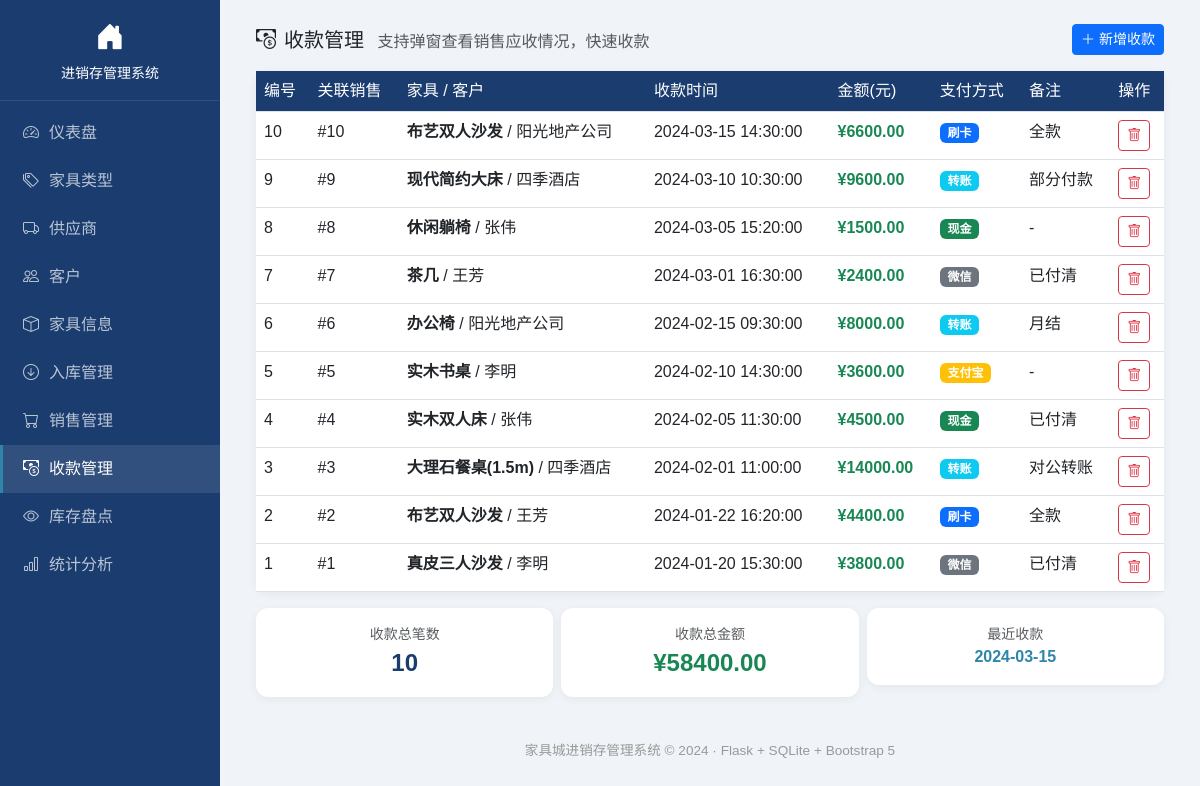
Page /receipts on the committed database.
### tables this page shows
CREATE TABLE Receipt (
            ReceiptID     INTEGER PRIMARY KEY AUTOINCREMENT,
            SaleID        INTEGER NOT NULL REFERENCES Sales(SaleID),
            ReceiptDate   TEXT NOT NULL DEFAULT (datetime('now','localtime')),
            Amount        REAL NOT NULL,
            PaymentMethod TEXT DEFAULT '现金',
            Remarks       TEXT
        );

CREATE TABLE Furniture (
            FurnitureID   INTEGER PRIMARY KEY AUTOINCREMENT,
            FurnitureName TEXT NOT NULL,
            CategoryID    INTEGER NOT NULL REFERENCES FurnitureCategory(CategoryID),
            SupplierID    INTEGER NOT NULL REFERENCES Supplier(SupplierID),
            UnitPrice     REAL NOT NULL,
            Stock         INTEGER NOT NULL DEFAULT 0,
            Description   TEXT
        );

CREATE TABLE Customer (
            CustomerID   INTEGER PRIMARY KEY AUTOINCREMENT,
            CustomerName TEXT NOT NULL,
            Phone        TEXT NOT NULL,
            Address      TEXT,
            Email        TEXT
        );

### app.py (the view)
@app.route("/receipts")
def list_receipts():
    conn = get_db()
    rows = conn.execute("""
        SELECT r.*, f.FurnitureName, c.CustomerName
        FROM Receipt r
        JOIN Sales s ON r.SaleID = s.SaleID
        JOIN Furniture f ON s.FurnitureID = f.FurnitureID
        JOIN Customer c ON s.CustomerID = c.CustomerID
        ORDER BY r.ReceiptID DESC
    """).fetchall()
    sales = conn.execute("""
        SELECT s.SaleID, f.FurnitureName, c.CustomerName,
               s.Quantity * s.UnitPrice AS TotalAmount,
               s.SaleDate
        FROM Sales s
        JOIN Furniture f ON s.FurnitureID = f.FurnitureID
        JOIN Customer c ON s.CustomerID = c.CustomerID
        ORDER BY s.SaleID
    """).fetchall()
    conn.close()
    return render_template("receipts.html", rows=rows, sales=sales)

### app.py (called while the page is built)
def get_db():
    conn = sqlite3.connect(DB_PATH)
    conn.row_factory = sqlite3.Row
    conn.execute("PRAGMA foreign_keys = ON")  # 启用外键约束
    return conn

### templates/receipts.html (shortened to what this page needs)
{% extends "base.html" %}
{% block content %}
<div class="d-flex justify-content-between align-items-center mb-3">
    <h5 class="mb-0"><i class="bi bi-cash-coin me-2"></i>收款管理
        <small class="text-muted fs-6 ms-2">支持弹窗查看销售应收情况，快速收款</small></h5>
    <button class="btn btn-primary btn-sm" data-bs-toggle="modal" data-bs-target="#addModal"><i class="bi bi-plus-lg"></i> 新增收款</button>
</div>
<div class="card"><div class="card-body p-0">
    <table class="table table-hover mb-0">
        <thead><tr>
            <th>编号</th><th>关联销售</th><th>家具 / 客户</th><th>收款时间</th>
            <th>金额(元)</th><th>支付方式</th><th>备注</th><th>操作</th>
        </tr></thead>
        <tbody>
            {% for r in rows %}
            <tr>
                <td>{{ r.ReceiptID }}</td><td>#{{ r.SaleID }}</td>
                <td><span class="fw-bold">{{ r.FurnitureName }}</span> / {{ r.CustomerName }}</td>
                <td>{{ r.ReceiptDate }}</td>
                <td class="fw-bold text-success">¥{{ "%.2f"|format(r.Amount) }}</td>
                <td>
                    {% set methods = {'现金':'success','刷卡':'primary','转账':'info','支付宝':'warning','微信':'secondary'} %}
                    {% set cls = methods.get(r.PaymentMethod, 'secondary') %}
                    <span class="badge bg-{{ cls }}">{{ r.PaymentMethod }}</span>
                </td>
                <td>{{ r.Remarks or '-' }}</td>
                <td><a href="/receipts/delete/{{ r.ReceiptID }}" class="btn btn-sm btn-outline-danger" onclick="return confirm('确定删除此收款记录？')"><i class="bi bi-trash"></i></a></td>
            </tr>
            {% endfor %}
        </tbody>
    </table>
</div></div>
<div class="row g-2 mt-2">
    <div class="col-md-4"><div class="card p-3 text-center">
        <div class="text-muted small">收款总笔数</div>
        <div class="fs-4 fw-bold" style="color:#1a3c6e;">{{ rows|length }}</div>
    </div></div>
    <div class="col-md-4"><div class="card p-3 text-center">
        <div class="text-muted small">收款总金额</div>
        <div class="fs-4 fw-bold text-success">¥{{ "%.2f"|format(rows|map(attribute='Amount')|sum) }}</div>
    </div></div>
    <div class="col-md-4"><div class="card p-3 text-center">
        <div class="text-muted small">最近收款</div>
        <div class="fs-6 fw-bold" style="color:#2e86ab;">{{ rows[0].ReceiptDate[:10] if rows else '-' }}</div>
    </div></div>
</div>
{% endblock %}

### templates/base.html (style rules this page uses)
body { background: #f0f4f8; font-family: "Microsoft YaHei", sans-serif; }
.card { border: none; border-radius: 12px; box-shadow: 0 2px 10px rgba(0,0,0,.06); }
.table th { background: #1a3c6e; color: #fff; font-weight: 500; white-space: nowrap; }

### rows in the picture
Receipt: ReceiptID "10", SaleID "10", FurnitureName "布艺双人沙发", CustomerName "阳光地产公司", ReceiptDate "2024-03-15 14:30:00", Amount "6600.00", PaymentMethod "刷卡", Remarks "全款", ReceiptDate "2024-03-15"
Receipt: ReceiptID "9", SaleID "9", FurnitureName "现代简约大床", CustomerName "四季酒店", ReceiptDate "2024-03-10 10:30:00", Amount "9600.00", PaymentMethod "转账", Remarks "部分付款"
Receipt: ReceiptID "8", SaleID "8", FurnitureName "休闲躺椅", CustomerName "张伟", ReceiptDate "2024-03-05 15:20:00", Amount "1500.00", PaymentMethod "现金", Remarks "-"
Receipt: ReceiptID "7", SaleID "7", FurnitureName "茶几", CustomerName "王芳", ReceiptDate "2024-03-01 16:30:00", Amount "2400.00", PaymentMethod "微信", Remarks "已付清"
Receipt: ReceiptID "6", SaleID "6", FurnitureName "办公椅", CustomerName "阳光地产公司", ReceiptDate "2024-02-15 09:30:00", Amount "8000.00", PaymentMethod "转账", Remarks "月结"
Receipt: ReceiptID "5", SaleID "5", FurnitureName "实木书桌", CustomerName "李明", ReceiptDate "2024-02-10 14:30:00", Amount "3600.00", PaymentMethod "支付宝", Remarks "-"
Receipt: ReceiptID "4", SaleID "4", FurnitureName "实木双人床", CustomerName "张伟", ReceiptDate "2024-02-05 11:30:00", Amount "4500.00", PaymentMethod "现金", Remarks "已付清"
Receipt: ReceiptID "3", SaleID "3", FurnitureName "大理石餐桌(1.5m)", CustomerName "四季酒店", ReceiptDate "2024-02-01 11:00:00", Amount "14000.00", PaymentMethod "转账", Remarks "对公转账"
Receipt: ReceiptID "2", SaleID "2", FurnitureName "布艺双人沙发", CustomerName "王芳", ReceiptDate "2024-01-22 16:20:00", Amount "4400.00", PaymentMethod "刷卡", Remarks "全款"
Receipt: ReceiptID "1", SaleID "1", FurnitureName "真皮三人沙发", CustomerName "李明", ReceiptDate "2024-01-20 15:30:00", Amount "3800.00", PaymentMethod "微信", Remarks "已付清"

### other values in the picture
{{ rows|length }} "10"
{{ "%.2f"|format(rows|map(attribute='Amount')|sum) }} "58400.00"
